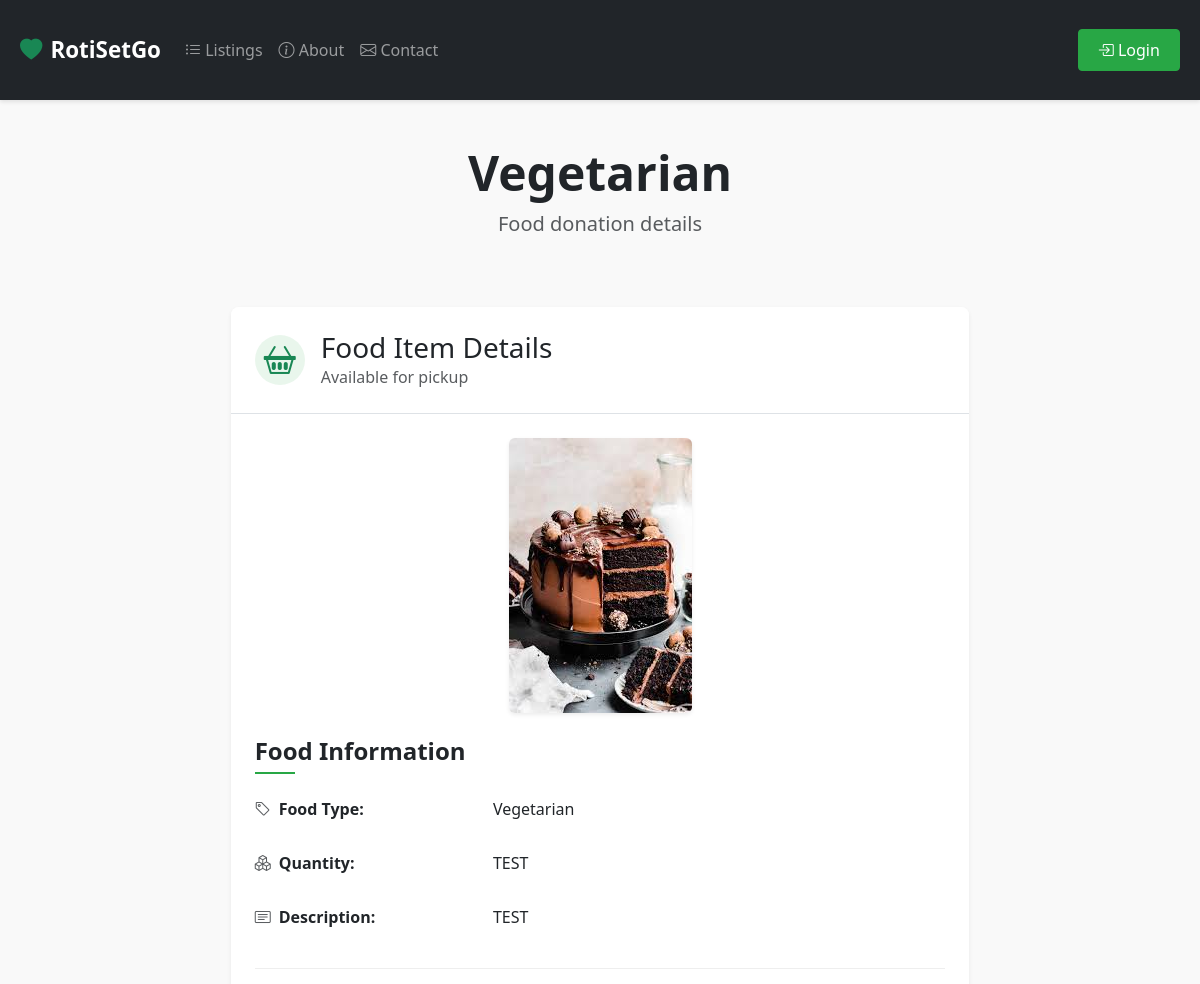
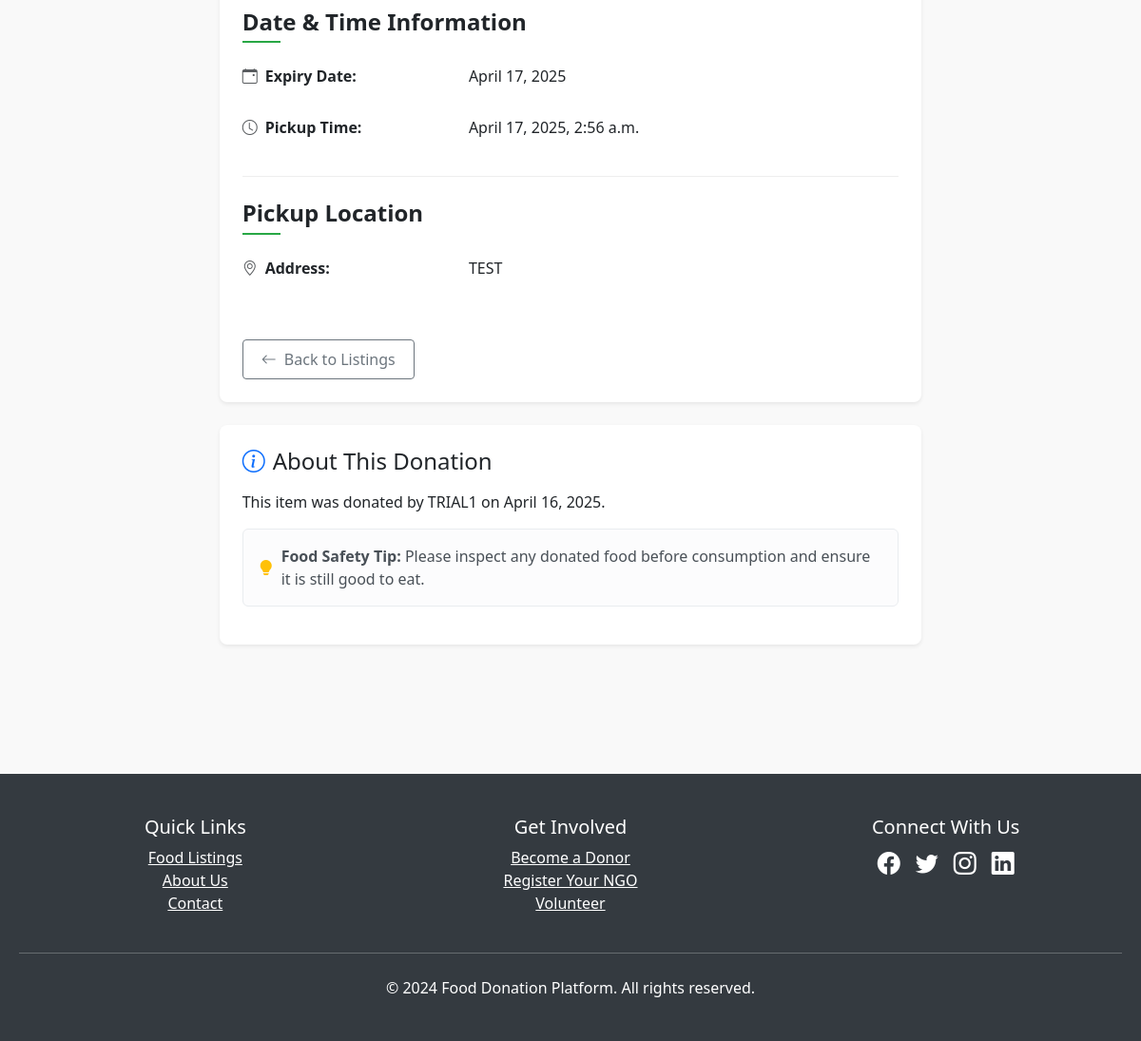
/listing/3/, run on the app's committed database (2 pictures, top to bottom).
### donation/models.py (models this page shows, shortened)
class FoodListing(models.Model):
    FOOD_CATEGORIES = [
        ('vegetarian', 'Vegetarian'),
        ('non-vegetarian', 'Non-Vegetarian'),
        ('vegan', 'Vegan'),
        ('bakery', 'Bakery'),
        ('dairy', 'Dairy'),
    ]
    donor = models.ForeignKey(settings.AUTH_USER_MODEL, on_delete=models.CASCADE, related_name='food_listings')
    food_type = models.CharField(max_length=100, choices=FOOD_CATEGORIES)
    quantity = models.CharField(max_length=50)
    description = models.TextField(blank=True)
    expiry_date = models.DateField(validators=[MinValueValidator(timezone.now().date())])
    pickup_location = models.TextField()
    pickup_time = models.DateTimeField()
    created_at = models.DateTimeField(auto_now_add=True)
    is_available = models.BooleanField(default=True)
    image = models.ImageField(upload_to='media/food_images', blank=True, null=True)
    class Meta:
        ordering = ['-created_at']
        verbose_name = "Food Listing"
        verbose_name_plural = "Food Listings"

class User(AbstractUser):
    is_donor = models.BooleanField(default=False)
    is_ngo = models.BooleanField(default=False)
    class Meta:
        db_table = 'auth_user'

### donation/views.py (the view)
# urls.py: path('listing/<int:listing_id>/', views.food_detail, name='food_detail'),
def food_detail(request, listing_id):
    listing = get_object_or_404(FoodListing, id=listing_id)
    return render(request, 'donation/food_detail.html', {'listing': listing})

### donation/templates/donation/food_detail.html (shortened to what this page needs)
{% extends 'donation/layout.html' %}
{% block page_header %}
<div class="text-center mb-5">
    <h1 class="display-5 fw-bold">{{ listing.get_food_type_display }}</h1>
    {% if listing.title %}
    <p class="lead text-muted">{{ listing.title }}</p>
    {% else %}
    <p class="lead text-muted">Food donation details</p>
    {% endif %}
</div>
{% endblock %}
{% block content %}
<div class="container">
    <div class="row justify-content-center">
        <div class="col-lg-8">
            <div class="card shadow-sm border-0 rounded-3 mb-4">
                <div class="card-header bg-white p-4 border-bottom">
                    <div class="d-flex align-items-center">
                        <div class="feature-icon me-3">
                            <i class="bi bi-basket2 text-success fs-2"></i>
                        </div>
                        <div>
                            <h3 class="mb-0">Food Item Details</h3>
                            <p class="text-muted mb-0">Available for pickup</p>
                        </div>
                    </div>
                </div>
                <div class="card-body p-4">
                    {% if listing.image %}
                    <div class="text-center mb-4">
                        <img src="{{ listing.image.url }}" class="img-fluid rounded shadow-sm" alt="Food Image" style="max-height: 300px;">
                    </div>
                    {% endif %}
                    <div class="form-sections">
                        <div class="form-section mb-4">
                            <h4 class="section-title mb-3">Food Information</h4>
                            <div class="mb-3 row">
                                <label class="col-sm-4 col-form-label fw-bold">
                                    <i class="bi bi-tag me-2 text-muted"></i>Food Type:
                                </label>
                                <div class="col-sm-8 col-form-label">
                                    {{ listing.get_food_type_display }}
                                </div>
                            </div>
                            <div class="mb-3 row">
                                <label class="col-sm-4 col-form-label fw-bold">
                                    <i class="bi bi-boxes me-2 text-muted"></i>Quantity:
                                </label>
                                <div class="col-sm-8 col-form-label">
                                    {{ listing.quantity }}
                                </div>
                            </div>
                            {% if listing.description %}
                            <div class="mb-3 row">
                                <label class="col-sm-4 col-form-label fw-bold">
                                    <i class="bi bi-card-text me-2 text-muted"></i>Description:
                                </label>
                                <div class="col-sm-8 col-form-label">
                                    {{ listing.description }}
                                </div>
                            </div>
                            {% endif %}
                        </div>
                        <div class="form-section mb-4">
                            <h4 class="section-title mb-3">Date & Time Information</h4>
                            <div class="mb-3 row">
                                <label class="col-sm-4 col-form-label fw-bold">
                                    <i class="bi bi-calendar-event me-2 text-muted"></i>Expiry Date:
                                </label>
                                <div class="col-sm-8 col-form-label">
                                    {{ listing.expiry_date }}
                                </div>
                            </div>
                            <div class="mb-3 row">
                                <label class="col-sm-4 col-form-label fw-bold">
                                    <i class="bi bi-clock me-2 text-muted"></i>Pickup Time:
                                </label>
                                <div class="col-sm-8 col-form-label">
                                    {{ listing.pickup_time }}
                                </div>
                            </div>
                        </div>
                        <div class="form-section mb-4">
                            <h4 class="section-title mb-3">Pickup Location</h4>
                            <div class="mb-3 row">
                                <label class="col-sm-4 col-form-label fw-bold">
                                    <i class="bi bi-geo-alt me-2 text-muted"></i>Address:
                                </label>
                                <div class="col-sm-8 col-form-label">
                                    {{ listing.pickup_location }}
                                </div>
                            </div>
                        </div>
                    </div>
                    <div class="d-grid gap-2 d-md-flex justify-content-md-start mt-4">
                        <a href="{% url 'food_listing' %}" class="btn btn-outline-secondary me-md-2">
                            <i class="bi bi-arrow-left me-2"></i>Back to Listings
                        </a>
                    </div>
                </div>
            </div>
            <div class="card shadow-sm border-0 rounded-3 mb-5">
                <div class="card-body p-4">
                    <h4 class="mb-3"><i class="bi bi-info-circle text-primary me-2"></i>About This Donation</h4>
                    <p class="mb-3">This item was donated by {{ listing.donor.get_full_name|default:listing.donor.username }} on {{ listing.created_at|date:"F j, Y" }}.</p>
                    <div class="alert alert-light d-flex align-items-center" role="alert">
                        <i class="bi bi-lightbulb-fill text-warning me-2"></i>
                        <div>
                            <strong>Food Safety Tip:</strong> Please inspect any donated food before consumption and ensure it is still good to eat.
                        </div>
                    </div>
                </div>
            </div>
        </div>
    </div>
</div>
{% endblock %}

### donation/static/donation/style.css (style rules this page uses)
.container { max-width: 1200px; }
.btn i { transition: transform 0.3s ease; }

### donation/templates/donation/layout.html (style rules this page uses)
body { font-family: 'Segoe UI', Tahoma, Geneva, Verdana, sans-serif; background-color: #f9f9f9; }
.container { max-width: 1200px; padding: 20px; }
.btn { border-radius: 4px; font-weight: 500; padding: 0.5rem 1.2rem; transition: all 0.3s ease; }
.card { border-radius: 8px; overflow: hidden; transition: transform 0.3s ease, box-shadow 0.3s ease; }

### donation/templates/donation/food_detail.html (style rules this page uses)
.section-title { position: relative; padding-bottom: 0.5rem; font-weight: 600; }
.section-title:after { content: ''; position: absolute; left: 0; bottom: 0; width: 40px; height: 2px; background-color: #28a745; }
.form-section { padding-bottom: 1rem; border-bottom: 1px solid #eee; }
.form-section:last-of-type { border-bottom: none; }
.feature-icon { display: flex; align-items: center; justify-content: center; width: 50px; height: 50px; border-radius: 50%; background-color: rgba(40, 167, 69, 0.1); }

### data on the page
FoodListing: food_type "Vegetarian", image (picture), quantity "TEST", description "TEST", expiry_date "April 17, 2025", pickup_time "April 17, 2025, 2:56 a.m.", pickup_location "TEST", donor.get_full_name "TRIAL1", created_at "April 16, 2025"
